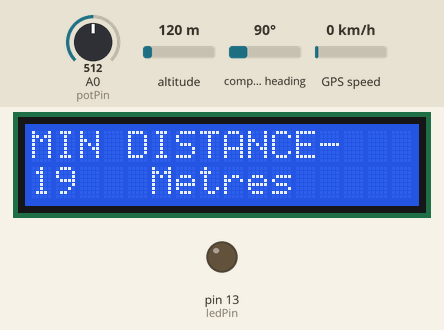
This sketch was run on a simulated Arduino Uno, built for the host (arithmetic inside an expression is 32-bit, double 64-bit). On the bench: 16×2 character LCD, output pins drawn as LEDs (lit = HIGH). The test bench sets the inputs (shaded band); at power-on: A0 (potPin) = 512, altitude 120 m, compass heading 90°, GPS speed 0 km/h. The GPS gets a fix after 3 s at 37.7749, -122.4194 with 8 satellites; what the sketch prints to the serial monitor is not drawn.

Above: at 0.1 s.
At 3.2 s:
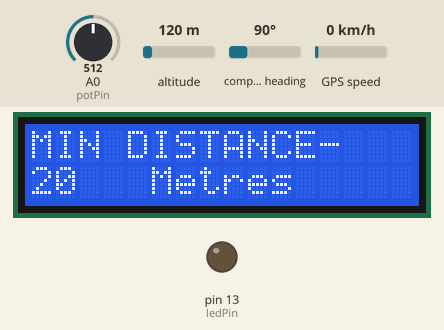

The sketch:

Projectfinal2.ino
```cpp
#include <SoftwareSerial.h>

#include <TinyGPS.h>

#include <LiquidCrystal.h>

LiquidCrystal lcd(12, 11, 5, 4, 3, 2);

TinyGPS gps;
SoftwareSerial ss(9, 8111);

static void smartdelay(unsigned long ms);
static void print_float(float val, float invalid, int len, int prec);
const float pi = 3.1415926;
const int ledPin =  13;      // the number of the LED pin
const int potPin = A0;
const int buzzerPin = 7;

// variables will change:
int buttonState = 0;         // variable for reading the pushbutton status

void setup()
{
  // set up the LCD's number of columns and rows:
  lcd.begin(16, 2);
  Serial.begin(115200);
  pinMode(ledPin, OUTPUT);
  pinMode(potPin,INPUT);
  pinMode(buzzerPin,7);
  ss.begin(9600);
}

void loop()
{
  float flat, flon;
  lcd.setCursor(0, 1);
  gps.f_get_position(&flat, &flon);
  print_float(flat, TinyGPS::GPS_INVALID_F_ANGLE, 0, 6);
  print_float(flon, TinyGPS::GPS_INVALID_F_ANGLE, 1, 6);
  Serial.println();
  print_distance(flat, flon);


  Serial.println();

  smartdelay(1000);
}

static void smartdelay(unsigned long ms)
{
  unsigned long start = millis();
  do
  {
    while (ss.available())
      gps.encode(ss.read());
  } while (millis() - start < ms);
}

static void print_float(float val, float invalid, int len, int prec)
{
  if (val == invalid)
  {
    while (len-- > 1)
      Serial.print('*');
    Serial.print(' ');
  }
  else
  {
    Serial.print(val, prec);
    int vi = abs((int)val);
    int flen = prec + (val < 0.0 ? 2 : 1); // . and -
    flen += vi >= 1000 ? 4 : vi >= 100 ? 3 : vi >= 10 ? 2 : 1;
    for (int i=flen; i<len; ++i)
      Serial.print(' ');
  }
  smartdelay(0);
}

void print_distance(float lati, float longi)
{
  float lat[]={ 28.363416, 28.365193,28.360683, 28.360154};
  float lon[]={75.587095, 75.590233, 75.585714, 75.589506};

  int mindist=2 * 6400000 *sinh(sqrt(sin((lati - lat[0]) / 2) * sin((lati - lat[0]) / 2) + cos(lati) * cos(lat[0]) * sin((longi - lon[0]) / 2) * sin((longi - lon[0]) / 2)))*pi/180;
  for(int i=0; i<4; i++)
  {
    int dist = 2 * 6400000 * sinh(sqrt(sin((lati - lat[i]) / 2) * sin((lati - lat[i]) / 2) + cos(lati) * cos(lat[i]) * sin((longi - lon[i]) / 2) * sin((longi - lon[i]) / 2)))*pi/180;
    switch(i)
    {
      case 0:
      Serial.print("Distance from rotunda="); break;
      case 1:
      Serial.print("Distance from LTC="); break;
      case 2:
      Serial.print("Distance from SAC="); break;
      case 3:
      Serial.print("Distance from ANC="); break;

    }
    Serial.println(dist);
    if(dist<mindist)
    mindist=dist;

  }
  Serial.print("Minimun distance is = ");
  Serial.println(mindist);
  lcd.setCursor(0,0);
  lcd.print("MIN D");
  lcd.setCursor(5,0);
  lcd.print("ISTANCE-");
  lcd.setCursor(0,1);
  lcd.print((int)mindist);
  lcd.setCursor(2,1);
  lcd.print("   Metres ");
  Serial.println("---------------------------------------");

  int potValue = analogRead(potPin);
  int pressureValue = map(potValue,0,1023,0,255);
  Serial.println(potValue);
  Serial.print("Pressure Applied - ");
  Serial.println(pressureValue);

if(mindist > 250)
  {
  digitalWrite(ledPin,LOW);

  digitalWrite(buzzerPin,HIGH);

  }

else
  {

    // turn LED off:
    digitalWrite(ledPin, HIGH);
    if (pressureValue>150)
  digitalWrite(buzzerPin,HIGH);
  if (pressureValue<150)
  digitalWrite(buzzerPin,LOW);
  }

}
```
